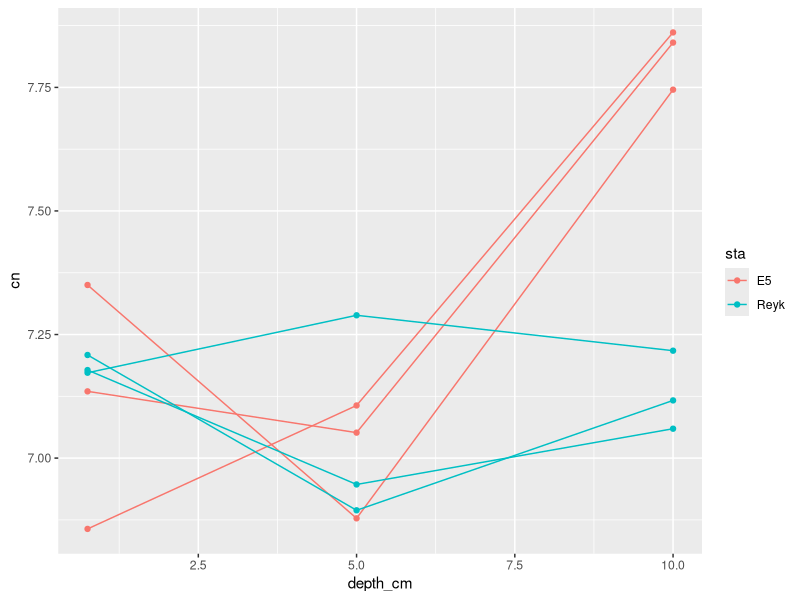
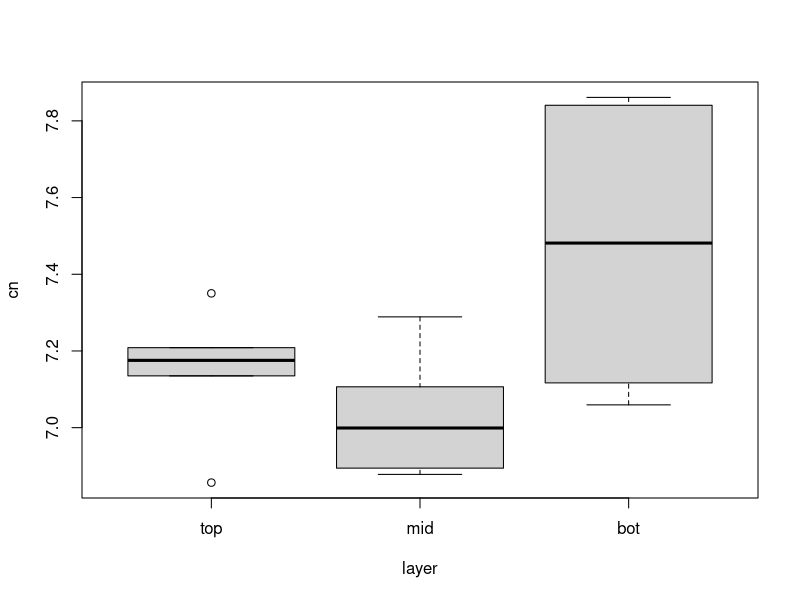
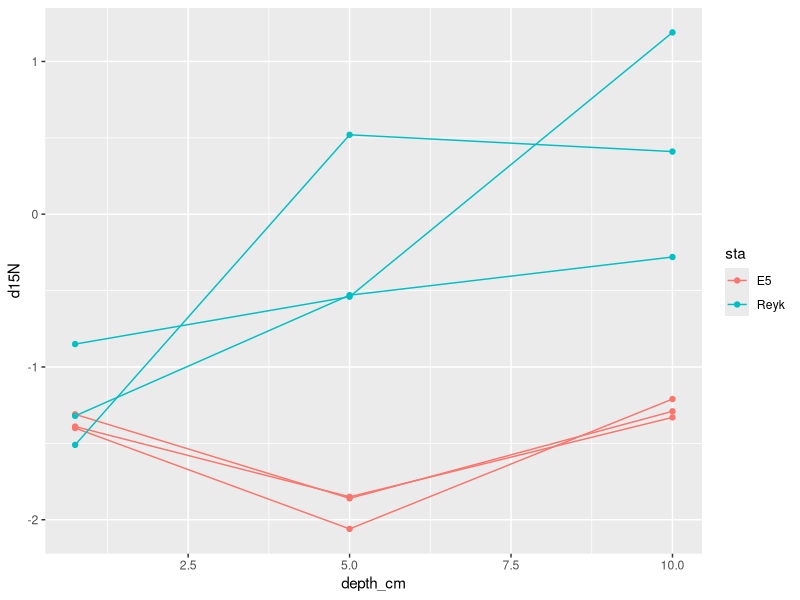
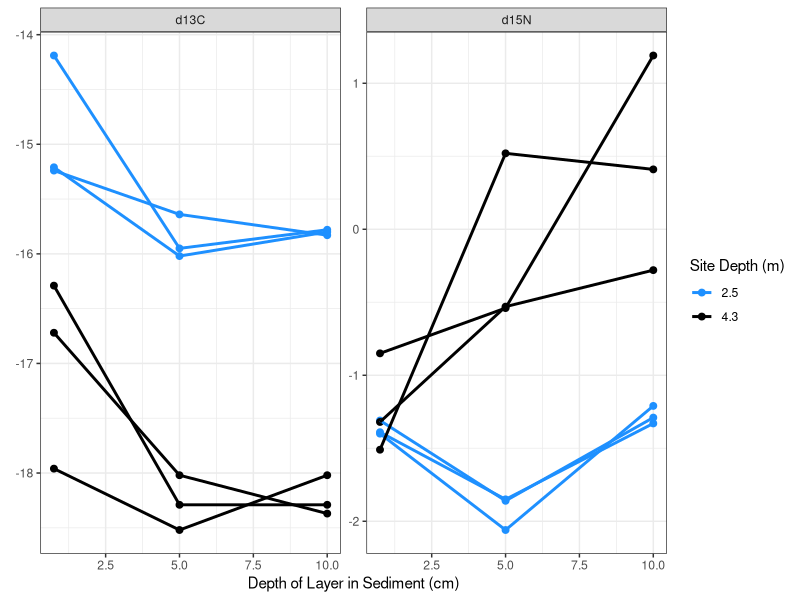
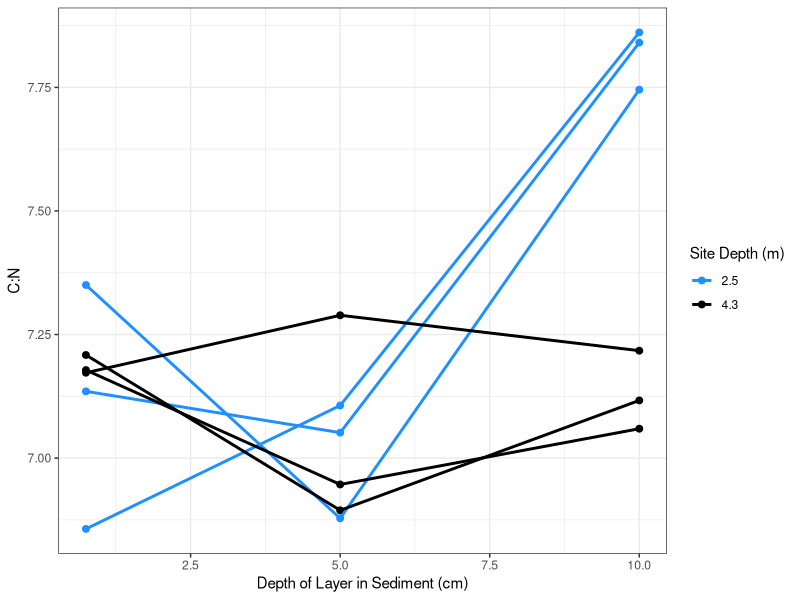

Generate these figures, in order, with R:
library(tidyverse)

#c molar mass
cmm <- 12.011 * #g/mol
  1e6 #microgram/g
#n molar mass
nmm <- 14.0067 * #g/mol
  1e6 #micrgram/g


sed_iso <- read_csv("raw data/sediment_layeranalysis_2019.csv") %>% 
  mutate(c = mass_c_ug/cmm,
         n = mass_n_ug/nmm,
         cn = c/n,
         layer = factor(depth_cm, unique(.$depth_cm), labels = c("top", "mid", "bot")),
         site_depth = factor(ifelse(sta == "E5", 2.5, 4.3))) 



sed_iso %>% 
  ggplot(aes(x = depth_cm, y = cn, col = sta, group= interaction(sta, core)))+
  geom_point()+
  geom_line()



lm(cn~layer*sta, data = sed_iso) %>% 
car::Anova()


 
  
lm(cn~layer, data = sed_iso) %>% car::Anova()



boxplot(cn~layer, data = sed_iso)


lm(cn~depth_cm*sta, data = sed_iso) %>% car::Anova()


kruskal.test(cn~layer, data =sed_iso) 


sed_iso %>% 
  ggplot(aes(x = depth_cm, y = d15N, col = sta, group= interaction(sta, core)))+
  geom_point()+
  geom_line()


sed_iso %>% 
  gather(var, val, contains("d1")) %>% 
  ggplot(aes(x = depth_cm, y = val, col = site_depth, group= interaction(sta, core)))+
  facet_wrap(~var, scales = "free")+
  geom_point(size = 2)+
  geom_line(size = 1)+
  labs(x = "Depth of Layer in Sediment (cm)",
       color = "Site Depth (m)",
       y = element_blank()) +
  scale_color_manual(values = c("dodgerblue", "black"))+
  # scale_color_viridis_d(direction = -1)+
  theme_bw()


sed_iso %>% 
  mutate(site_depth = factor(ifelse(sta == "E5", 2.5, 4.3))) %>% 
  ggplot(aes(x = depth_cm, y = cn, col = site_depth, group= interaction(sta, core)))+
  geom_point(size = 2)+
  geom_line(size = 1)+
  scale_color_manual(values = c("dodgerblue", "black"))+
  labs(x = "Depth of Layer in Sediment (cm)",
       color = "Site Depth (m)",
       y = "C:N") +
  # scale_color_viridis_d(direction = -1)+
  theme_bw()
